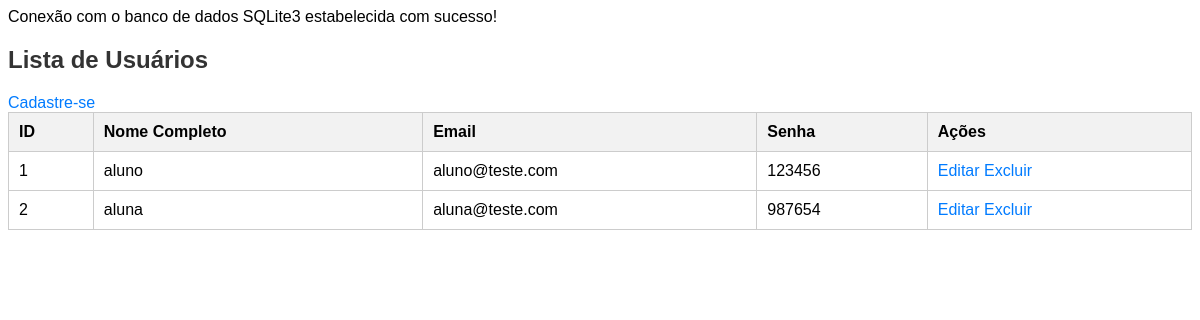
Page /lista.php on the earlier database version.
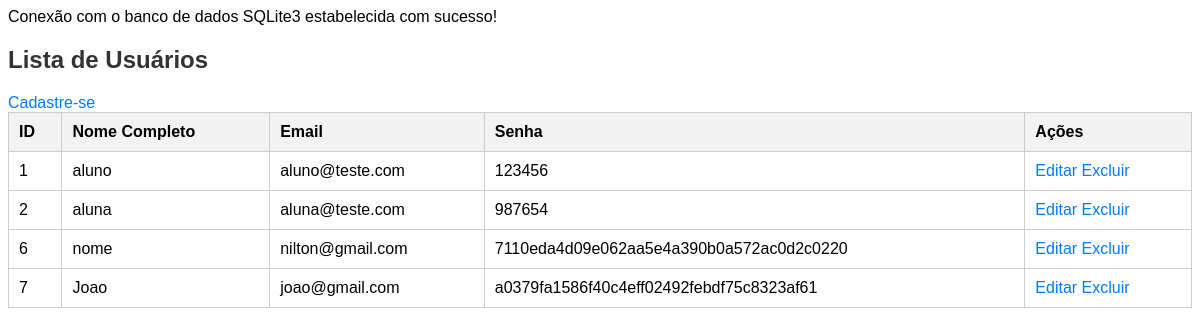
Same page on the later database version.
### tables this page shows
CREATE TABLE "usuarios"
(
    id    integer
        constraint usuarios_pk
            primary key autoincrement,
    nome  varchar(255),
    email varchar(255),
    senha text
);

### Usuario.php (called while the page is built, shortened)
<?php
class Usuarios
{
    private PDO $pdo;
    public function __construct($pdo)
    {
        $this->pdo = $pdo;
    }
    public function listarTodos()
    {
        $sql = "SELECT * FROM usuarios";
        $stmt = $this->pdo->prepare($sql);
        $stmt->execute();
        return $stmt->fetchAll(PDO::FETCH_ASSOC);
    }
}

### lista.php (the view, shortened to what this page needs)
<?php
require_once("config.php");
require("Usuario.php");
$usuario = new Usuarios($pdo);
$lista = $usuario->listarTodos($id, $nome , $email , $senha);
?>
<!DOCTYPE html>
<html>
<head>
    <link rel="stylesheet" href="style.css">
</head>
<body>
    <h2>Lista de Usuários</h2>
    <table>
        <tr>
            <th>ID</th>
            <th>Nome Completo</th>
            <th>Email</th>
            <th>Senha</th>
            <th>Ações</th>
        </tr>
        <?php foreach ($lista as $user): ?>
        <tr>
            <td><?php echo htmlspecialchars($user['id']); ?></td>
            <td><?php echo htmlspecialchars($user['nome']); ?></td>
            <td><?php echo htmlspecialchars($user['email']); ?></td>
            <td><?php echo htmlspecialchars($user['senha']); ?></td>
            <td>
                <a href="InfoAt.php?id=<?php echo $user['id']; ?>">Editar</a>
                <a href="InfoDelt.php?id=<?php echo $user['id']; ?>">Excluir</a>
            </td>
        </tr>
        <?php endforeach; ?>
        <a href="index.php">Cadastre-se</a>
    </table>
</body>
</html>

Differences in the rows shown:
added usuarios: id "6", nome "nome", email "nilton@gmail.com", senha "7110eda4d09e062aa5e4a390b0a572ac0d2c0220"
added usuarios: id "7", nome "Joao", email "joao@gmail.com", senha "a0379fa1586f40c4eff02492febdf75c8323af61"
